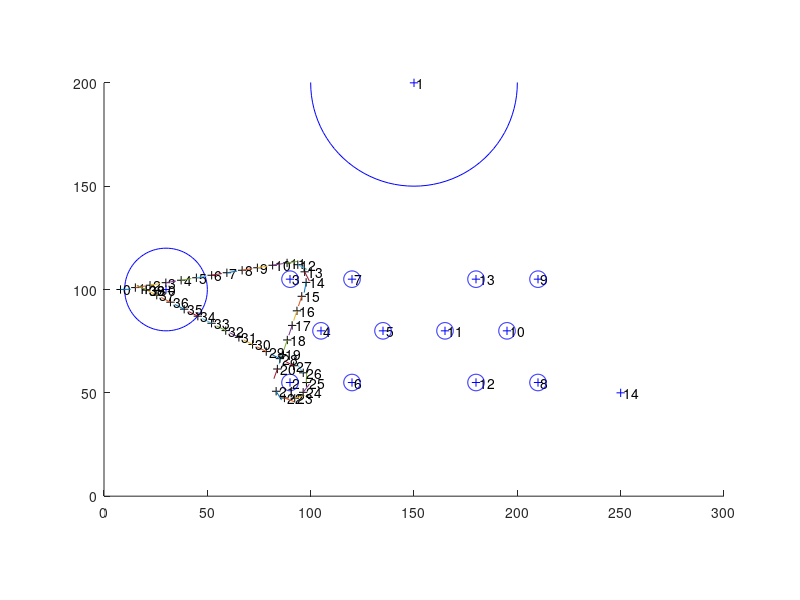

Here is the MATLAB script that generated this plot:
%% derniere modif sur Matlab R2013a Linux
clear all;
close all;
clc;

%% ___ donnees ___

% limites
xmin = 20;
ymin = 20;
xmax = 300-xmin;
ymax = 200-ymin;

% rayon robot
rr = 20;

% obstacles
obs = [
% depart
30 100 0 rr;
% gateau
150 200 rr 50;
% verres bleus
90 55 rr 4;
90 105 rr 4;
105 80 rr 4;
135 80 rr 4;
120 55 rr 4;
120 105 rr 4;
% verres rouges
300-90 55 rr 4;
300-90 105 rr 4;
300-105 80 rr 4;
300-135 80 rr 4;
300-120 55 rr 4;
300-120 105 rr 4;
% arrivee
250 50 0 0
];

% path
pth = [
7.995512 100.006470 1.413745;
15.169369 100.927643 9.172270;
22.270771 102.074898 9.206418;
29.928984 103.301971 9.206418;
37.326305 104.484375 9.308863;
44.702297 105.690163 9.397649;
52.085911 106.898384 9.411308;
59.457355 108.108192 9.315692;
66.837906 109.312378 9.343011;
74.216957 110.520996 9.418138;
81.594475 111.727028 9.336182;
88.584496 112.862213 8.175135;
93.768013 112.000809 -27.496320;
97.103836 108.557480 -62.962883;
97.797684 103.435165 -100.676415;
95.688507 96.714943 -108.728613;
93.361458 89.675629 -108.564703;
91.037735 82.621712 -108.687639;
88.686653 75.584991 -108.872041;
86.303520 68.549973 -109.138397;
83.879654 61.531593 -109.630130;
83.287247 50.767117 -58.455293;
87.300362 47.518295 -20.912501;
92.284668 47.381142 16.083912;
96.367996 50.248440 52.650056;
97.949463 54.974506 89.161563;
96.409904 59.692436 125.973578;
91.757957 63.111637 152.390796;
85.110413 66.546242 152.896202;
78.505150 69.970093 152.848391;
71.892288 73.392578 152.848391;
65.268700 76.831306 152.827901;
58.908478 80.116463 152.868882;
52.034969 83.678627 153.012302;
45.403114 87.088463 153.087434;
38.791832 90.472702 153.073774;
32.157272 93.870041 153.189873;
25.524139 97.247238 153.367445;
20.447193 99.789856 153.736247;
20.388920 99.818192 153.804549
];

%% ___ affichage ___

x = 0:300;
theta = 0:pi/50:2*pi;
figure; hold on; axis([0 300 0 200], 'equal');

obs(:,3) = obs(:, 3) + obs(:, 4);

for i=1:size(obs, 1)
	% objets
	plot(obs(i, 1), obs(i, 2), '+b')
	text(obs(i, 1), obs(i, 2), strcat([' ', num2str(i-1)]));
	if obs(i, 4) > 0.01
		plot(obs(i, 4)*cos(theta)+obs(i, 1), obs(i, 4)*sin(theta)+obs(i, 2), 'b');
	end

	% zones interdites objets
%	if obs(i, 3) > obs(i, 4) + 0.01
%		plot(obs(i, 3)*cos(theta)+obs(i, 1), obs(i, 3)*sin(theta)+obs(i, 2), 'r');
%	end
end

vec = 5;
for i=1:size(pth, 1)
	% objets
	plot(pth(i, 1), pth(i, 2), '+k')
	text(pth(i, 1), pth(i, 2), strcat([' ', num2str(i-1)]));
    
    plot([pth(i, 1);pth(i, 1)+vec*cos(pth(i, 3)*pi/180)], [pth(i, 2);pth(i, 2)+vec*sin(pth(i, 3)*pi/180)]);
end

% limites
%plot([xmin; xmax; xmax; xmin; xmin], [ymin; ymin; ymax; ymax; ymin], 'r');
